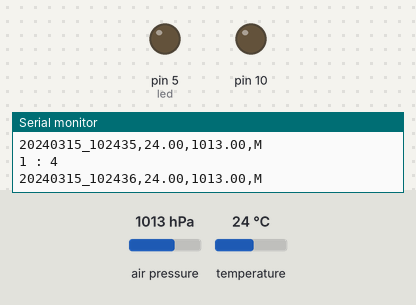
A sketch run on a simulated Arduino Uno, built with avr-gcc and run on an emulated ATmega328P. Shown: output pins drawn as LEDs (lit = HIGH), the last lines printed to the serial monitor. The test bench sets the inputs (shaded band); at power-on: air pressure 1013 hPa, temperature 24 °C. The local clock reads 2024-03-15 10:24:30 at power-on unless the sketch sets it; storage starts empty.

Above: at 6.8 s.
At 12.1 s:
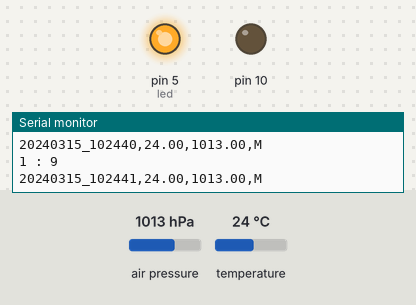
Timing chart, 0 to 15.9 s (numbered marks = the images above):
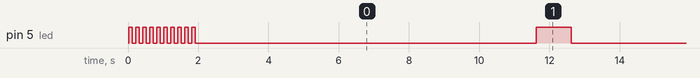

Measured:
- by itself, pin 5 (led): goes 9 × (LOW 0.10 s, HIGH 0.10 s), 12 × (LOW 9.7 s, HIGH 1.0 s), then LOW

The sketch:

one_sec_delay.ino
```cpp
  /*
  Anthony Herrera

  Scrapping together the BME180 logger, the SD card writer and the time function to make
  a functioning data logger
 */


#include <SD.h>
#include <Wire.h>
#include <Adafruit_Sensor.h>
#include <Adafruit_BMP085_U.h>
#include "RTClib.h"

Adafruit_BMP085_Unified bmp = Adafruit_BMP085_Unified(10085);
RTC_DS1307 rtc;

int led = 5;
int n;  //Used for counting with the LED later
int p;
const int chipSelect = 10;

void setup(void)
{

  pinMode(10, OUTPUT);
  pinMode(5, OUTPUT);

 // Open serial communications and wait for port to open:
  Serial.begin(9600);


  // Testing SD card ============================================

  Serial.print("Initializing SD card...");
  // make sure that the default chip select pin is set to
  // output, even if you don't use it:
  // see if the card is present and can be initialized:
  if (!SD.begin(chipSelect)) {
    Serial.println("Card failed, or not present");
    while(1); // stop the program
  }

  Serial.println("card initialized.");

  // Testing the BME180 sensor ==================================

  Serial.println("Pressure Sensor Test"); Serial.println("");

  /* Initialise the sensor */
  if(!bmp.begin())
  {
    /* There was a problem detecting the BMP085 ... check your connections */
    Serial.print("Ooops, no BMP085 detected ... Check your wiring or I2C ADDR!");
    while(1); // STOP THE PRESSES!!
  }


  //Flash LED if everything turns on correctly
  for (int i =0; i < 10; i++){
    digitalWrite(led,HIGH);
    delay(100);
    digitalWrite(led,LOW);
    delay(100);
  }
}

void loop(void)
{
  // LED and delay handling ================================

  // To get different delay lengths, have to work this a little bit.
  n+=1; // counts how many seconds since last write
  p+=1; // counts how many seconds since last blink

  if (p>=10){  // after ten loops - ten seconds - blink LED
    p=0;
    digitalWrite(led,HIGH);
  }

  // This causes the one second loop delay
  delay(1000);
  digitalWrite(led,LOW);

  // for testing
  Serial.print(n);
  Serial.print(" : ");
  Serial.println(p);

  //after 1 loop - one second, save the data
  if (n>=1) {
    n=0;
    // Get pressure data =====================================
    /* Get a new sensor event */
    sensors_event_t event;
    bmp.getEvent(&event);

    /* Display the results (barometric pressure is measure in hPa) */
    if (!event.pressure)
    {
      Serial.println("Sensor error");
    }

    /* Get a new sensor event */
    bmp.getEvent(&event);


    /* Display atmospheric pressue in hPa */
    float pressure = event.pressure;

    /* First we get the current temperature from the BMP085 */
    float temperature;
    bmp.getTemperature(&temperature);

    String dataString;

    DateTime now = rtc.now(); //For time Logging

    char dateTimeString[40];
    sprintf(dateTimeString, "%04d%02d%02d_%02d%02d%02d", now.year(), now.month(), now.day(),
            now.hour(), now.minute(), now.second());


    dataString += dateTimeString;
    dataString += ",";
    dataString += String(temperature);
    dataString += ",";
    dataString += String(pressure);
    dataString += ",";
    dataString += "M"; // relative humidity is missing. Doing it like ASOS


    Serial.println(dataString); // for testing


    // Writeto SD card ===================================

    // open the file. note that only one file can be open at a time,
    // so you have to close this one before opening another.
    File dataFile = SD.open("datalog.txt", FILE_WRITE);

    // if the file is available, write to it:
    if (dataFile) {
      dataFile.println(dataString);
      dataFile.close();
      // print to the serial port too:
    }

    // if the file isn't open, pop up an error:
    else {
      Serial.println("error opening datalog.txt");

    }
  }
}
```
